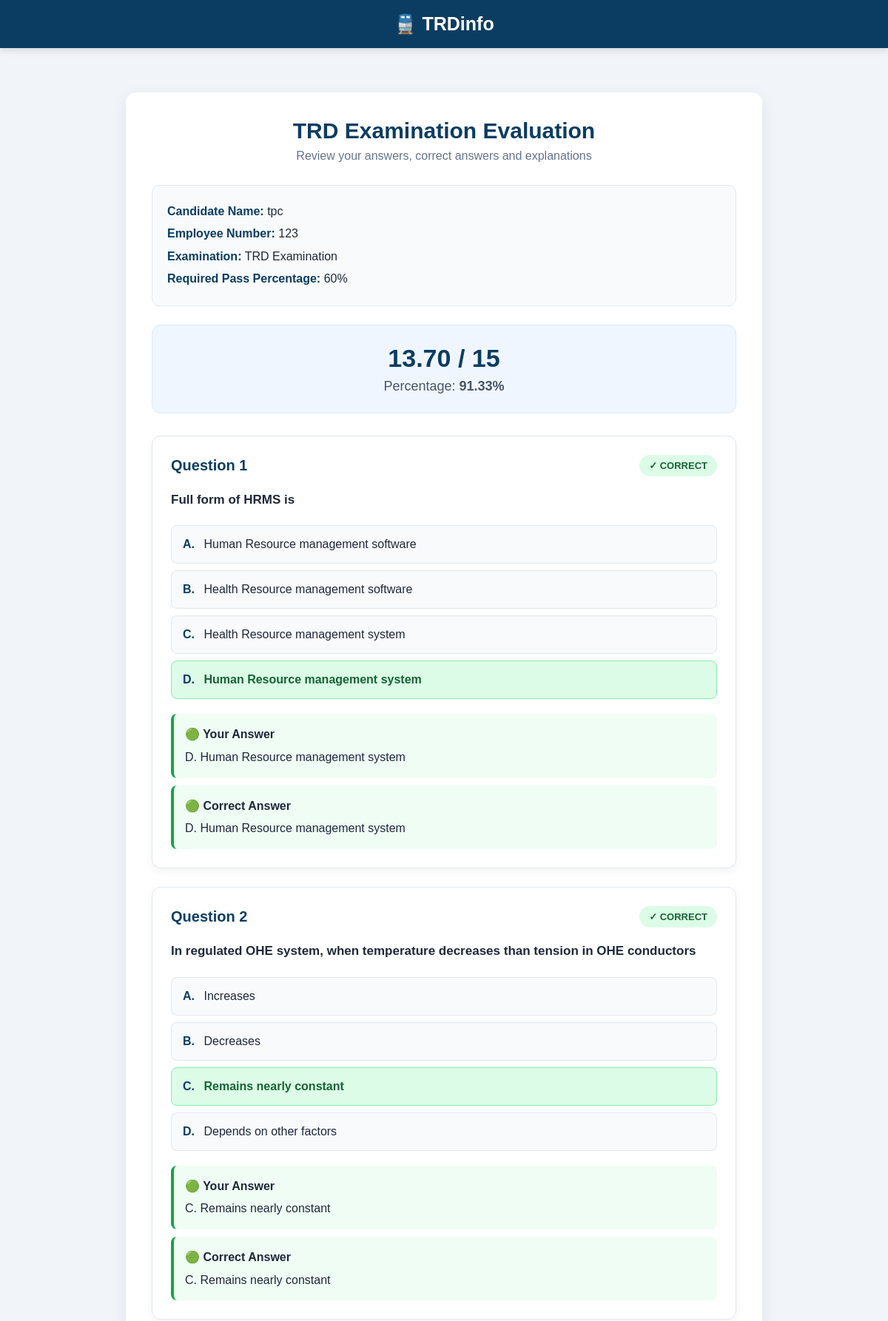
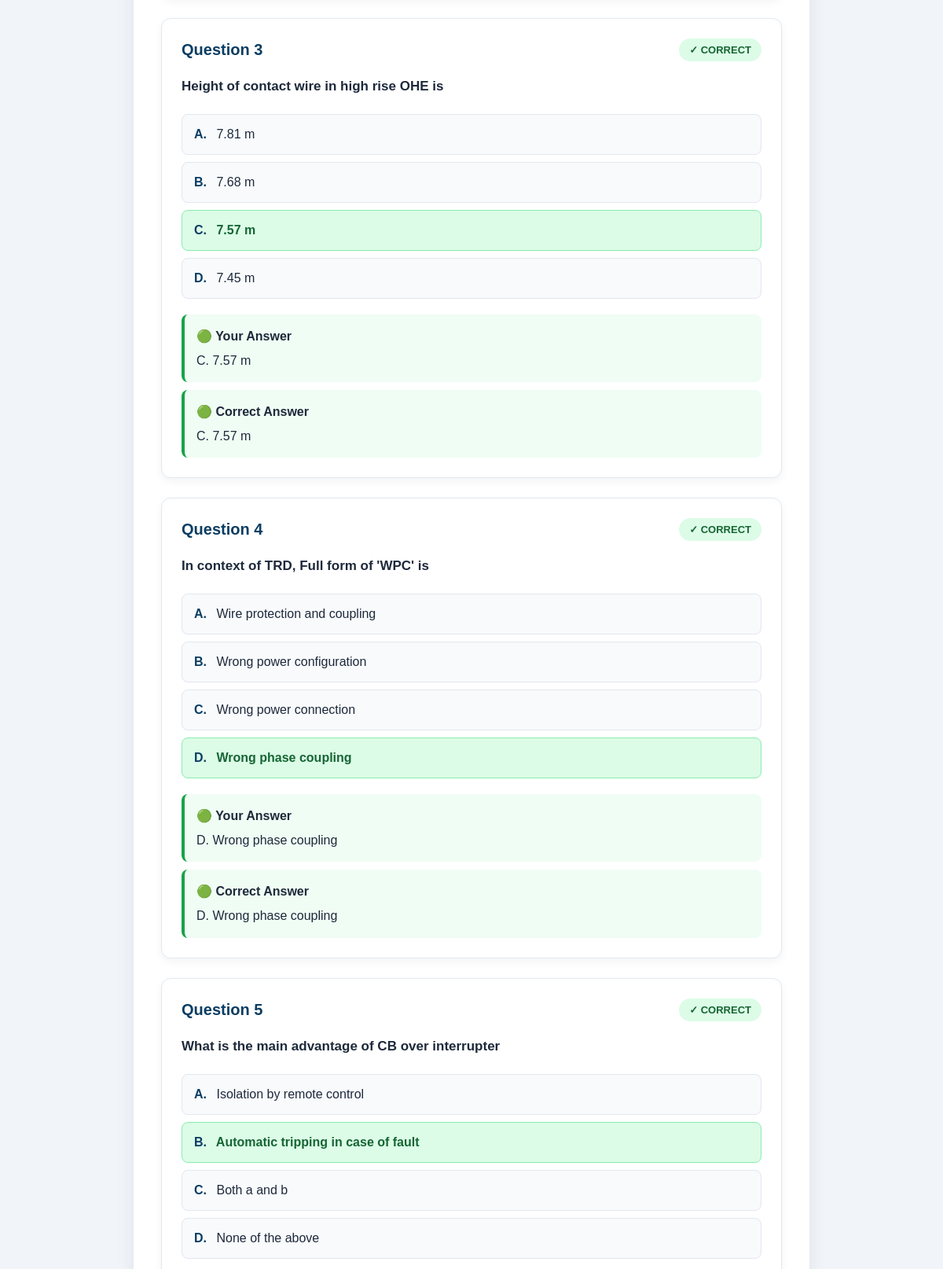
/evaluation/12/ (upper part), run on the app's committed database (2 pictures, top to bottom).
### exam/models.py (models this page shows, shortened)
class ExamAttempt(models.Model):
    candidate_name = models.CharField(
        max_length=200
    )
    employee_number = models.CharField(
        max_length=100
    )
    exam = models.ForeignKey(
        Exam,
        on_delete=models.CASCADE,
        related_name="attempts"
    )
    total_questions = models.PositiveIntegerField(
        default=0
    )
    attempted_questions = models.PositiveIntegerField(
        default=0
    )
    correct_answers = models.PositiveIntegerField(
        default=0
    )
    wrong_answers = models.PositiveIntegerField(
        default=0
    )
    unanswered_questions = models.PositiveIntegerField(
        default=0
    )
    score = models.DecimalField(
        max_digits=8,
        decimal_places=2,
        default=0
    )
    percentage = models.DecimalField(
        max_digits=6,
        decimal_places=2,
        default=0
    )
    passed = models.BooleanField(
        default=False
    )
    started_at = models.DateTimeField(
        auto_now_add=True
    )
    submitted_at = models.DateTimeField(
        null=True,
        blank=True
    )

class Exam(models.Model):
    name = models.CharField(
        max_length=200,
        default="TRD Examination"
    )
    number_of_questions = models.PositiveIntegerField(
        default=20
    )
    duration_minutes = models.PositiveIntegerField(
        default=30
    )
    pass_percentage = models.PositiveIntegerField(
        default=40
    )
    negative_marking = models.BooleanField(
        default=False
    )
    negative_marks = models.DecimalField(
        max_digits=4,
        decimal_places=2,
        default=0
    )
    active = models.BooleanField(
        default=True
    )
    created_at = models.DateTimeField(
        auto_now_add=True
    )

class ExamAnswer(models.Model):
    attempt = models.ForeignKey(
        ExamAttempt,
        on_delete=models.CASCADE,
        related_name="answers"
    )
    question = models.ForeignKey(
        Question,
        on_delete=models.CASCADE
    )
    selected_answer = models.CharField(
        max_length=1,
        blank=True
    )
    is_correct = models.BooleanField(
        default=False
    )
    marks_obtained = models.DecimalField(
        max_digits=6,
        decimal_places=2,
        default=0
    )

class Question(models.Model):
    DIFFICULTY_CHOICES = [
        ("EASY", "Easy"),
        ("MEDIUM", "Medium"),
        ("HARD", "Hard"),
    ]
    question_text = models.TextField(
        verbose_name="Question"
    )
    option_a = models.CharField(
        max_length=500,
        verbose_name="Option A"
    )
    option_b = models.CharField(
        max_length=500,
        verbose_name="Option B"
    )
    option_c = models.CharField(
        max_length=500,
        verbose_name="Option C"
    )
    option_d = models.CharField(
        max_length=500,
        verbose_name="Option D"
    )
    correct_answer = models.CharField(
        max_length=1,
        choices=[
            ("A", "A"),
            ("B", "B"),
            ("C", "C"),
            ("D", "D"),
        ],
        verbose_name="Correct Answer"
    )
    explanation = models.TextField(
        blank=True,
        verbose_name="Explanation"
    )
    difficulty = models.CharField(
        max_length=10,
        choices=DIFFICULTY_CHOICES,
        default="MEDIUM"
    )
    active = models.BooleanField(
        default=True
    )
    created_at = models.DateTimeField(
        auto_now_add=True
    )

### exam/views.py (the view)
def exam_evaluation(request, attempt_id):
    attempt = ExamAttempt.objects.get(
        id=attempt_id
    )
    answers = attempt.answers.select_related(
        "question"
    ).order_by(
        "id"
    )
    return render(
        request,
        "exam/evaluation.html",
        {
            "attempt": attempt,
            "answers": answers,
        }
    )

### templates/exam/evaluation.html (shortened to what this page needs)
<!DOCTYPE html>
<html lang="en">
<head>
</head>
<body>
<header class="header">
    <div class="logo">
        🚆 TRDinfo
    </div>
</header>
<div class="container">
    <div class="evaluation-card">
        <h1 class="title">
            TRD Examination Evaluation
        </h1>
        <p class="subtitle">
            Review your answers, correct answers and explanations
        </p>
        <div class="candidate">
            <strong>Candidate Name:</strong>
            {{ attempt.candidate_name }}
            <br>
            <strong>Employee Number:</strong>
            {{ attempt.employee_number }}
            <br>
            <strong>Examination:</strong>
            {{ attempt.exam.name }}
            <br>
            <strong>Required Pass Percentage:</strong>
            {{ attempt.exam.pass_percentage }}%
        </div>
        <div class="score-box">
            <div class="score">
                {{ attempt.score }}
                /
                {{ attempt.total_questions }}
            </div>
            <div class="percentage">
                Percentage:
                <strong>
                    {{ attempt.percentage }}%
                </strong>
            </div>
        </div>
        {% for answer in answers %}
        <div class="question-card">
            <div class="question-header">
                <div class="question-number">
                    Question {{ forloop.counter }}
                </div>
                {% if answer.selected_answer %}
                    {% if answer.is_correct %}
                        <span class="badge badge-correct">
                            ✓ CORRECT
                        </span>
                    {% else %}
                        <span class="badge badge-wrong">
                            ✗ WRONG
                        </span>
                    {% endif %}
                {% else %}
                    <span class="badge badge-unanswered">
                        NOT ANSWERED
                    </span>
                {% endif %}
            </div>
            <div class="question-text">
                {{ answer.question.question_text }}
            </div>
            <div class="options">
                <div class="option
                ">
                    <span class="option-letter">A.</span>
                    {{ answer.question.option_a }}
                </div>
                <div class="option
                    {% if answer.question.correct_answer == 'B' %}
                        correct-option
                    {% elif answer.selected_answer == 'B' %}
                        selected-wrong
                    {% endif %}
                ">
                    <span class="option-letter">B.</span>
                    {{ answer.question.option_b }}
                </div>
                <div class="option
                    {% if answer.question.correct_answer == 'C' %}
                        correct-option
                    {% elif answer.selected_answer == 'C' %}
                        selected-wrong
                    {% endif %}
                ">
                    <span class="option-letter">C.</span>
                    {{ answer.question.option_c }}
                </div>
                <div class="option
                    {% if answer.question.correct_answer == 'D' %}
                        correct-option
                    {% elif answer.selected_answer == 'D' %}
                        selected-wrong
                    {% endif %}
                ">
                    <span class="option-letter">D.</span>
                    {{ answer.question.option_d }}
                </div>
            </div>
            {% if answer.selected_answer %}
                <div class="answer-section">
                    {% if answer.is_correct %}
                        <div class="answer-box your-answer correct-answer">
                            <span class="answer-label">
                                🟢 Your Answer
                            </span>
                            {% if answer.selected_answer == 'A' %}
                                A. {{ answer.question.option_a }}
                            {% elif answer.selected_answer == 'B' %}
                                B. {{ answer.question.option_b }}
                            {% elif answer.selected_answer == 'C' %}
                                C. {{ answer.question.option_c }}
                            {% elif answer.selected_answer == 'D' %}
                                D. {{ answer.question.option_d }}
                            {% endif %}
                        </div>
                    {% endif %}
                </div>
            {% endif %}
            <div class="correct-answer-box">
                <span class="answer-label">
                    🟢 Correct Answer
                </span>
                {% if answer.question.correct_answer == 'A' %}
                    A. {{ answer.question.option_a }}
                {% elif answer.question.correct_answer == 'B' %}
                    B. {{ answer.question.option_b }}
                {% elif answer.question.correct_answer == 'C' %}
                    C. {{ answer.question.option_c }}
                {% elif answer.question.correct_answer == 'D' %}
                    D. {{ answer.question.option_d }}
                {% endif %}
            </div>
        </div>
        {% empty %}
        <div class="no-answer">
            No answers found for this examination.
        </div>
        {% endfor %}
    </div>
</div>
</body>
</html>

### templates/exam/evaluation.html (style rules this page uses)
* { box-sizing: border-box; margin: 0; padding: 0; }
body { font-family: Arial, Helvetica, sans-serif; background: #f1f5f9; min-height: 100vh; color: #1e293b; }
.header { background: #0b3d62; color: white; padding: 18px 7%; text-align: center; box-shadow: 0 3px 10px rgba(0,0,0,0.12); }
.logo { font-size: 25px; font-weight: bold; }
.container { max-width: 900px; margin: 40px auto; padding: 20px; }
.evaluation-card { background: white; border-radius: 14px; padding: 35px; box-shadow: 0 8px 25px rgba(0,0,0,0.08); }
.title { text-align: center; color: #0b3d62; margin-bottom: 8px; font-size: 30px; }
.subtitle { text-align: center; color: #64748b; margin-bottom: 30px; }
.candidate { background: #f8fafc; padding: 20px; border-radius: 10px; margin-bottom: 25px; line-height: 1.9; border: 1px solid #e2e8f0; }
.candidate strong { color: #0b3d62; }
.score-box { text-align: center; background: #eff6ff; border-radius: 12px; padding: 25px; margin-bottom: 30px; border: 1px solid #dbeafe; }
.score { font-size: 34px; font-weight: bold; color: #0b3d62; }
.percentage { font-size: 18px; margin-top: 8px; color: #475569; }
.question-card { background: #ffffff; border: 1px solid #e2e8f0; border-radius: 12px; padding: 25px; margin-bottom: 25px; box-shadow: 0 4px 12px rgba(0,0,0,0.05); }
.question-header { display: flex; justify-content: space-between; align-items: center; margin-bottom: 18px; gap: 10px; }
.question-number { color: #0b3d62; font-size: 20px; font-weight: bold; }
.badge { padding: 7px 13px; border-radius: 20px; font-size: 13px; font-weight: bold; }
.badge-correct { background: #dcfce7; color: #166534; }
.question-text { font-size: 17px; font-weight: 600; line-height: 1.7; margin-bottom: 20px; color: #1e293b; }
.options { margin-bottom: 20px; }
.option { padding: 13px 15px; border-radius: 8px; margin-bottom: 9px; border: 1px solid #e2e8f0; background: #f8fafc; line-height: 1.5; }
.option-letter { font-weight: bold; margin-right: 8px; color: #0b3d62; }
.option.correct-option { background: #dcfce7; border-color: #86efac; color: #166534; font-weight: 600; }
.answer-section { margin-top: 18px; }
.answer-box { padding: 15px; border-radius: 8px; margin-top: 10px; line-height: 1.6; }
.your-answer { background: #fef2f2; border-left: 4px solid #dc2626; }
.your-answer.correct-answer { background: #f0fdf4; border-left: 4px solid #16a34a; }
.correct-answer-box { background: #f0fdf4; border-left: 4px solid #16a34a; margin-top: 10px; padding: 15px; border-radius: 8px; line-height: 1.6; }
.answer-label { font-weight: bold; display: block; margin-bottom: 5px; }

### data on the page
ExamAttempt: candidate_name "tpc", employee_number "123", exam.name "TRD Examination", exam.pass_percentage "60", score "13.70", total_questions "15", percentage "91.33"
ExamAnswer: selected_answer "✓ CORRECT", question.question_text "Full form of HRMS is", question.option_a "Human Resource management software", question.option_b "Health Resource management software", question.option_c "Health Resource management system", question.option_d "Human Resource management system"
ExamAnswer: selected_answer "✓ CORRECT", question.question_text "In regulated OHE system, when temperature decreases than tension in OHE conductors", question.option_a "Increases", question.option_b "Decreases", question.option_c "Remains nearly constant", question.option_d "Depends on other factors"
ExamAnswer: selected_answer "✓ CORRECT", question.question_text "Height of contact wire in high rise OHE is", question.option_a "7.81 m", question.option_b "7.68 m", question.option_c "7.57 m", question.option_d "7.45 m"
ExamAnswer: selected_answer "✓ CORRECT", question.question_text "In context of TRD, Full form of 'WPC' is", question.option_a "Wire protection and coupling", question.option_b "Wrong power configuration", question.option_c "Wrong power connection", question.option_d "Wrong phase coupling"
ExamAnswer: selected_answer "✓ CORRECT", question.question_text "What is the main advantage of CB over interrupter", question.option_a "Isolation by remote control", question.option_b "Automatic tripping in case of fault", question.option_c "Both a and b", question.option_d "None of the above"
